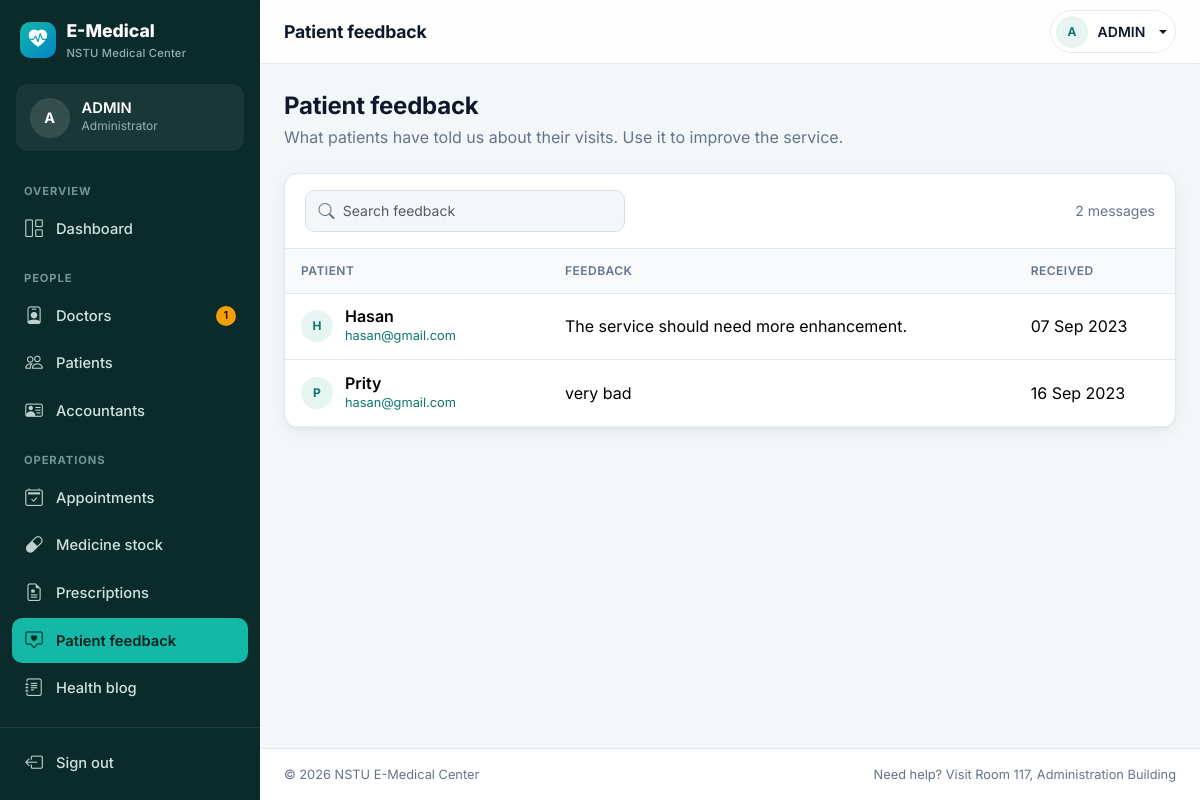
Screenshot of /admin-feedback (signed in) with the database file from the repository.
### hospital/models.py (models this page shows, shortened)
class PatientFeedback(models.Model):
    patient = models.ForeignKey(Patient, on_delete=models.CASCADE, null=True)
    patientName = models.CharField(max_length=100)
    email = models.EmailField()
    feedback = models.TextField()
    date_submitted = models.DateTimeField(auto_now_add=True)

### hospital/views.py (the view)
# urls.py: path('admin-feedback', views.admin_feedback_view,name='admin-feedback'),
@role_required('admin')
def admin_feedback_view(request):
    feedback_items = PatientFeedback.objects.all()
    return render(request, 'hospital/admin_feedback.html', {'feedback_items': feedback_items})

### hospital/access.py (called while the page is built)
def get_role(user):
    if user is None or not user.is_authenticated:
        return None
    cached = getattr(user, '_em_role', False)
    if cached is not False:
        return cached
    groups = set(user.groups.values_list('name', flat=True))
    if 'ADMIN' in groups or user.is_superuser:
        role = ADMIN
    elif 'DOCTOR' in groups:
        role = DOCTOR
    elif 'PATIENT' in groups:
        role = PATIENT
    elif 'ACCOUNTANT' in groups:
        role = ACCOUNTANT
    else:
        role = None
    user._em_role = role
    return role

def get_profile(user):
    model = PROFILE_MODEL.get(get_role(user))
    return model.objects.filter(user=user).first() if model else None

def is_approved(user):
    role = get_role(user)
    if role == ADMIN:
        return True
    if role is None:
        return False
    profile = get_profile(user)
    return bool(profile and profile.status)

def check_access(request, roles):
    user = request.user
    if not user.is_authenticated:
        return redirect_to_login(request.get_full_path(), ROLE_LOGIN.get(roles[0], '/'))
    role = get_role(user)
    if role is None:
        messages.error(request, 'Your account has no role yet. Please contact the medical center.')
        return redirect('/')
    if role not in roles:
        allowed = ' and '.join(ROLE_LABEL[r] for r in roles)
        messages.warning(request, f'That page is only for {allowed}. Here is your dashboard instead.')
        return redirect(ROLE_HOME[role])
    if not is_approved(user):
        return redirect('afterlogin')  # shows the "waiting for approval" page
    return None

def role_required(*roles):
    def decorator(view):
        @wraps(view)
        def wrapper(request, *args, **kwargs):
            denied = check_access(request, roles)
            if denied is not None:
                return denied
            return view(request, *args, **kwargs)
        return wrapper
    return decorator

### hospital/templatetags/em_tags.py (called while the page is built)
@register.simple_tag(takes_context=True)
def active(context, *prefixes):
    request = context.get('request')
    if request is None:
        return ''
    path = request.path.rstrip('/') or '/'
    for prefix in prefixes:
        p = prefix.rstrip('/') or '/'
        if path == p or (p != '/' and path.startswith(p + '/')):
            return 'active'
    return ''

@register.filter
def initials(name):
    parts = [p for p in str(name or '').split() if p]
    if not parts:
        return '?'
    return ''.join(p[0] for p in parts[:2]).upper()

### templates/hospital/admin_feedback.html (shortened to what this page needs)
{% extends 'hospital/admin_base.html' %}
{% block page_title %}Patient feedback{% endblock %}
{% block content %}
<div class="page-header">
  <div>
    <h1>Patient feedback</h1>
    <p>What patients have told us about their visits. Use it to improve the service.</p>
  </div>
</div>
<div class="card table-card">
  {% if feedback_items %}
  <div class="card-header">
    <div class="search-box flex-grow-1" style="max-width:320px">
      <i class="bi bi-search"></i>
      <input type="search" class="form-control form-control-sm" placeholder="Search feedback" data-table-filter="#feedbackTable" aria-label="Search feedback">
    </div>
    <span class="text-muted small">{{ feedback_items|length }} message{{ feedback_items|length|pluralize }}</span>
  </div>
  <div class="table-responsive">
    <table class="table table-hover" id="feedbackTable">
      <thead><tr><th>Patient</th><th>Feedback</th><th>Received</th></tr></thead>
      <tbody>
      {% for feedback in feedback_items %}
        <tr>
          <td>
            <div class="cell-person">
              {% include 'hospital/partials/avatar.html' with pic=None name=feedback.patientName cls='avatar-sm' %}
              <div class="min-w-0"><div class="name">{{ feedback.patientName }}</div><div class="sub"><a href="mailto:{{ feedback.email }}">{{ feedback.email }}</a></div></div>
            </div>
          </td>
          <td style="min-width:260px">{{ feedback.feedback|linebreaksbr }}</td>
          <td class="text-nowrap">{{ feedback.date_submitted|date:"d M Y" }}</td>
        </tr>
      {% endfor %}
      </tbody>
    </table>
  </div>
  {% else %}
    {% include 'hospital/partials/empty_state.html' with icon="bi-chat-square-heart" title="No feedback yet" text="Feedback that patients send from their dashboard will show up here." %}
  {% endif %}
</div>
{% endblock content %}

### templates/hospital/app_base.html (shortened to what this page needs)
{% extends 'hospital/base.html' %}
{% block body %}
<aside class="app-sidebar" id="appSidebar" aria-label="Main navigation">
  <a class="sidebar-brand" href="/afterlogin">
    <span class="brand-mark"><i class="bi bi-heart-pulse-fill"></i></span>
    <span>E-Medical<small>NSTU Medical Center</small></span>
  </a>
  <div class="sidebar-profile">
    {% include 'hospital/partials/avatar.html' with pic=nav_profile.profile_pic name=request.user.get_full_name|default:request.user.username %}
    <div class="min-w-0">
      <div class="name text-truncate">{{ request.user.get_full_name|default:request.user.username }}</div>
      <div class="role">{% block role_label %}{% endblock %}</div>
    </div>
  </div>
  <nav class="sidebar-nav">
    {% block sidebar_nav %}{% endblock %}
  </nav>
  <div class="sidebar-footer">
    <form method="post" action="{% url 'logout' %}" class="m-0">{% csrf_token %}
      <button type="submit" class="sidebar-link w-100 border-0 bg-transparent text-start"><i class="bi bi-box-arrow-left"></i>Sign out</button>
    </form>
  </div>
</aside>
<div class="app-main">
  <header class="app-topbar">
    <h1 class="page-title">{% block page_title %}Dashboard{% endblock %}</h1>
    <div class="topbar-right">
      <div class="dropdown">
        <a href="#" class="topbar-user dropdown-toggle" data-bs-toggle="dropdown" aria-expanded="false">
          {% include 'hospital/partials/avatar.html' with pic=nav_profile.profile_pic name=request.user.get_full_name|default:request.user.username cls='avatar-sm' %}
          <span class="name">{{ request.user.first_name|default:request.user.username }}</span>
        </a>
      </div>
    </div>
  </header>
  <main class="app-content">
    {% block content %}{% endblock content %}
  </main>
  <footer class="app-footer d-flex flex-wrap justify-content-between gap-2">
    <span>&copy; {% now "Y" %} NSTU E-Medical Center</span>
    <span>Need help? Visit Room 117, Administration Building</span>
  </footer>
</div>
{% endblock body %}

### templates/hospital/partials/avatar.html (shortened to what this page needs)
{% load static em_tags %}{% if pic %}<img src="{% static pic.url %}" alt="{{ name }}" class="avatar {{ cls }}">{% else %}<span class="avatar {{ cls }}" aria-hidden="true">{{ name|initials }}</span>{% endif %}

### rows the page displays
PatientFeedback: patientName "H", patientName "Hasan", email "hasan@gmail.com", feedback "The service should need more enhancement.", date_submitted "07 Sep 2023"
PatientFeedback: patientName "P", patientName "Prity", email "hasan@gmail.com", feedback "very bad", date_submitted "16 Sep 2023"

### other values shown
{{ name|initials }} "A A"
{{ request.user.get_full_name|default:request.user.username }} "ADMIN"
{{ nav_pending.doctors }} "1"
{{ request.user.first_name|default:request.user.username }} "ADMIN"
{{ feedback_items|length }} "2"
